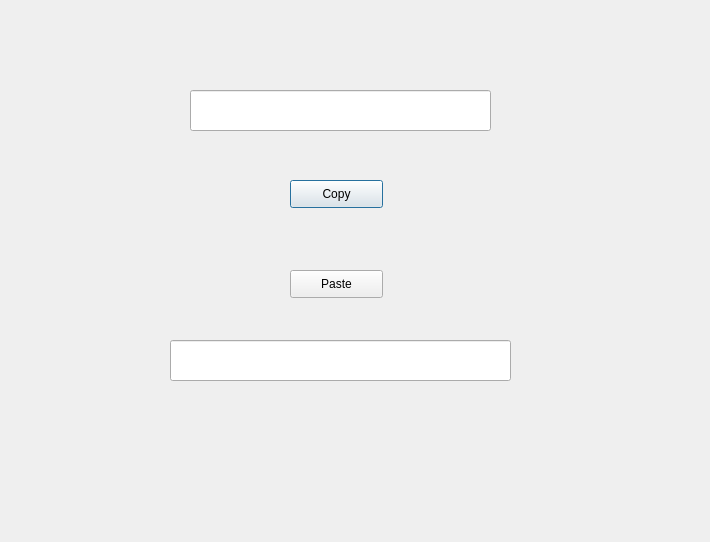
<?xml version="1.0" encoding="UTF-8"?>
<ui version="4.0">
 <class>Dialog</class>
 <widget class="QDialog" name="Dialog">
  <property name="geometry">
   <rect>
    <x>0</x>
    <y>0</y>
    <width>710</width>
    <height>542</height>
   </rect>
  </property>
  <property name="windowTitle">
   <string>Dialog</string>
  </property>
  <widget class="QLineEdit" name="lineEdit">
   <property name="geometry">
    <rect>
     <x>190</x>
     <y>90</y>
     <width>301</width>
     <height>41</height>
    </rect>
   </property>
  </widget>
  <widget class="QPushButton" name="pushButton">
   <property name="geometry">
    <rect>
     <x>290</x>
     <y>180</y>
     <width>93</width>
     <height>28</height>
    </rect>
   </property>
   <property name="text">
    <string>Copy</string>
   </property>
  </widget>
  <widget class="QPushButton" name="pushButton_2">
   <property name="geometry">
    <rect>
     <x>290</x>
     <y>270</y>
     <width>93</width>
     <height>28</height>
    </rect>
   </property>
   <property name="text">
    <string>Paste</string>
   </property>
  </widget>
  <widget class="QLineEdit" name="lineEdit_2">
   <property name="geometry">
    <rect>
     <x>170</x>
     <y>340</y>
     <width>341</width>
     <height>41</height>
    </rect>
   </property>
  </widget>
 </widget>
 <resources/>
 <connections>
  <connection>
   <sender>pushButton</sender>
   <signal>clicked()</signal>
   <receiver>lineEdit</receiver>
   <slot>selectAll()</slot>
   <hints>
    <hint type="sourcelabel">
     <x>333</x>
     <y>192</y>
    </hint>
    <hint type="destinationlabel">
     <x>331</x>
     <y>114</y>
    </hint>
   </hints>
  </connection>
  <connection>
   <sender>pushButton</sender>
   <signal>released()</signal>
   <receiver>lineEdit</receiver>
   <slot>copy()</slot>
   <hints>
    <hint type="sourcelabel">
     <x>307</x>
     <y>195</y>
    </hint>
    <hint type="destinationlabel">
     <x>307</x>
     <y>117</y>
    </hint>
   </hints>
  </connection>
  <connection>
   <sender>pushButton_2</sender>
   <signal>clicked()</signal>
   <receiver>lineEdit_2</receiver>
   <slot>paste()</slot>
   <hints>
    <hint type="sourcelabel">
     <x>355</x>
     <y>289</y>
    </hint>
    <hint type="destinationlabel">
     <x>365</x>
     <y>358</y>
    </hint>
   </hints>
  </connection>
 </connections>
</ui>
